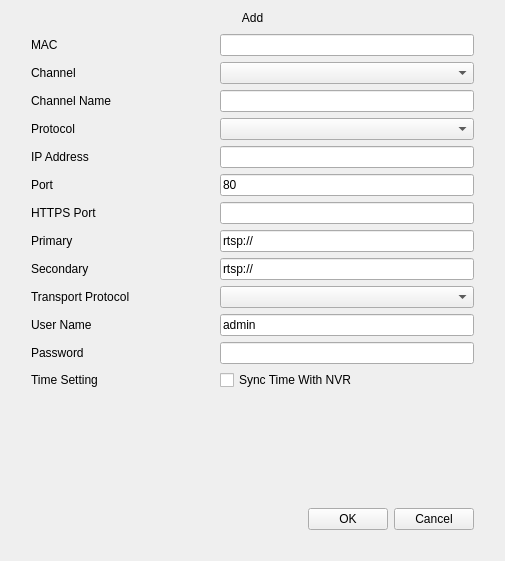
<?xml version="1.0" encoding="UTF-8"?>
<ui version="4.0">
 <class>SearchCameraAdd</class>
 <widget class="QWidget" name="SearchCameraAdd">
  <property name="geometry">
   <rect>
    <x>0</x>
    <y>0</y>
    <width>505</width>
    <height>561</height>
   </rect>
  </property>
  <property name="windowTitle">
   <string>Dialog</string>
  </property>
  <layout class="QVBoxLayout" name="verticalLayout">
   <property name="spacing">
    <number>0</number>
   </property>
   <item>
    <widget class="QLabel" name="label_title">
     <property name="text">
      <string>Add</string>
     </property>
     <property name="alignment">
      <set>Qt::AlignCenter</set>
     </property>
    </widget>
   </item>
   <item>
    <widget class="QWidget" name="widget_background" native="true">
     <layout class="QVBoxLayout" name="verticalLayout_2">
      <property name="leftMargin">
       <number>20</number>
      </property>
      <property name="rightMargin">
       <number>20</number>
      </property>
      <property name="bottomMargin">
       <number>20</number>
      </property>
      <item>
       <layout class="QGridLayout" name="gridLayout">
        <property name="horizontalSpacing">
         <number>20</number>
        </property>
        <item row="4" column="0">
         <widget class="QLabel" name="label_ip">
          <property name="sizePolicy">
           <sizepolicy hsizetype="Preferred" vsizetype="Preferred">
            <horstretch>2</horstretch>
            <verstretch>0</verstretch>
           </sizepolicy>
          </property>
          <property name="text">
           <string>IP Address</string>
          </property>
         </widget>
        </item>
        <item row="9" column="1">
         <widget class="ComboBox" name="comboBox_transportProtocol"/>
        </item>
        <item row="9" column="0">
         <widget class="QLabel" name="label_transportProtocol">
          <property name="text">
           <string>Transport Protocol</string>
          </property>
         </widget>
        </item>
        <item row="10" column="0">
         <widget class="QLabel" name="label_userName">
          <property name="text">
           <string>User Name</string>
          </property>
         </widget>
        </item>
        <item row="1" column="1">
         <widget class="ComboBox" name="comboBox_channel">
          <property name="sizePolicy">
           <sizepolicy hsizetype="Preferred" vsizetype="Fixed">
            <horstretch>3</horstretch>
            <verstretch>0</verstretch>
           </sizepolicy>
          </property>
         </widget>
        </item>
        <item row="2" column="1">
         <widget class="MyLineEdit" name="lineEdit_channelName">
          <property name="maxLength">
           <number>32</number>
          </property>
         </widget>
        </item>
        <item row="3" column="1">
         <widget class="ComboBox" name="comboBox_protocol"/>
        </item>
        <item row="11" column="0">
         <widget class="QLabel" name="label_password">
          <property name="text">
           <string>Password</string>
          </property>
         </widget>
        </item>
        <item row="0" column="1">
         <widget class="MyLineEdit" name="lineEdit_mac">
          <property name="readOnly">
           <bool>true</bool>
          </property>
         </widget>
        </item>
        <item row="4" column="1">
         <widget class="MyLineEdit" name="lineEdit_ip">
          <property name="sizePolicy">
           <sizepolicy hsizetype="Expanding" vsizetype="Fixed">
            <horstretch>3</horstretch>
            <verstretch>0</verstretch>
           </sizepolicy>
          </property>
          <property name="maxLength">
           <number>64</number>
          </property>
         </widget>
        </item>
        <item row="0" column="0">
         <widget class="QLabel" name="label_mac">
          <property name="sizePolicy">
           <sizepolicy hsizetype="Preferred" vsizetype="Preferred">
            <horstretch>2</horstretch>
            <verstretch>0</verstretch>
           </sizepolicy>
          </property>
          <property name="text">
           <string>MAC</string>
          </property>
         </widget>
        </item>
        <item row="7" column="0">
         <widget class="QLabel" name="label_primary">
          <property name="sizePolicy">
           <sizepolicy hsizetype="Preferred" vsizetype="Preferred">
            <horstretch>2</horstretch>
            <verstretch>0</verstretch>
           </sizepolicy>
          </property>
          <property name="text">
           <string>Primary</string>
          </property>
         </widget>
        </item>
        <item row="12" column="1">
         <widget class="QCheckBox" name="checkBox_timeSetting">
          <property name="text">
           <string>Sync Time With NVR</string>
          </property>
         </widget>
        </item>
        <item row="12" column="0">
         <widget class="QLabel" name="label_timeSetting">
          <property name="text">
           <string>Time Setting</string>
          </property>
         </widget>
        </item>
        <item row="11" column="1">
         <widget class="MyLineEdit" name="lineEdit_password">
          <property name="maxLength">
           <number>32</number>
          </property>
          <property name="echoMode">
           <enum>QLineEdit::Password</enum>
          </property>
         </widget>
        </item>
        <item row="5" column="1">
         <widget class="MyLineEdit" name="lineEdit_port">
          <property name="text">
           <string>80</string>
          </property>
          <property name="maxLength">
           <number>5</number>
          </property>
         </widget>
        </item>
        <item row="2" column="0">
         <widget class="QLabel" name="label_channelName">
          <property name="text">
           <string>Channel Name</string>
          </property>
         </widget>
        </item>
        <item row="1" column="0">
         <widget class="QLabel" name="label_channel">
          <property name="sizePolicy">
           <sizepolicy hsizetype="Preferred" vsizetype="Preferred">
            <horstretch>2</horstretch>
            <verstretch>0</verstretch>
           </sizepolicy>
          </property>
          <property name="text">
           <string>Channel</string>
          </property>
         </widget>
        </item>
        <item row="10" column="1">
         <widget class="MyLineEdit" name="lineEdit_userName">
          <property name="text">
           <string>admin</string>
          </property>
          <property name="maxLength">
           <number>32</number>
          </property>
         </widget>
        </item>
        <item row="5" column="0">
         <widget class="QLabel" name="label_port">
          <property name="text">
           <string>Port</string>
          </property>
         </widget>
        </item>
        <item row="8" column="0">
         <widget class="QLabel" name="label_secondary">
          <property name="text">
           <string>Secondary</string>
          </property>
         </widget>
        </item>
        <item row="7" column="1">
         <widget class="LineEditRtsp" name="lineEdit_primary">
          <property name="sizePolicy">
           <sizepolicy hsizetype="Expanding" vsizetype="Fixed">
            <horstretch>3</horstretch>
            <verstretch>0</verstretch>
           </sizepolicy>
          </property>
          <property name="text">
           <string>rtsp://</string>
          </property>
          <property name="maxLength">
           <number>128</number>
          </property>
         </widget>
        </item>
        <item row="3" column="0">
         <widget class="QLabel" name="label_protocol">
          <property name="text">
           <string>Protocol</string>
          </property>
         </widget>
        </item>
        <item row="13" column="0" colspan="2">
         <widget class="QWidget" name="widgetSpacer" native="true">
          <property name="minimumSize">
           <size>
            <width>0</width>
            <height>25</height>
           </size>
          </property>
         </widget>
        </item>
        <item row="8" column="1">
         <widget class="LineEditRtsp" name="lineEdit_secondary">
          <property name="text">
           <string>rtsp://</string>
          </property>
          <property name="maxLength">
           <number>128</number>
          </property>
         </widget>
        </item>
        <item row="6" column="0">
         <widget class="QLabel" name="labelHTTPSPort">
          <property name="text">
           <string>HTTPS Port</string>
          </property>
         </widget>
        </item>
        <item row="6" column="1">
         <widget class="MyLineEdit" name="lineEditHTTPSPort"/>
        </item>
       </layout>
      </item>
      <item>
       <spacer name="verticalSpacer">
        <property name="orientation">
         <enum>Qt::Vertical</enum>
        </property>
        <property name="sizeHint" stdset="0">
         <size>
          <width>20</width>
          <height>109</height>
         </size>
        </property>
       </spacer>
      </item>
      <item>
       <layout class="QHBoxLayout" name="horizontalLayout_3">
        <item>
         <spacer name="horizontalSpacer_3">
          <property name="orientation">
           <enum>Qt::Horizontal</enum>
          </property>
          <property name="sizeHint" stdset="0">
           <size>
            <width>40</width>
            <height>20</height>
           </size>
          </property>
         </spacer>
        </item>
        <item>
         <widget class="MyPushButton" name="pushButton_ok">
          <property name="text">
           <string>OK</string>
          </property>
         </widget>
        </item>
        <item>
         <widget class="QPushButton" name="pushButton_cancel">
          <property name="text">
           <string>Cancel</string>
          </property>
         </widget>
        </item>
       </layout>
      </item>
     </layout>
    </widget>
   </item>
  </layout>
 </widget>
 <customwidgets>
  <customwidget>
   <class>ComboBox</class>
   <extends>QComboBox</extends>
   <header>combobox.h</header>
  </customwidget>
  <customwidget>
   <class>MyLineEdit</class>
   <extends>QLineEdit</extends>
   <header>mylineedit.h</header>
  </customwidget>
  <customwidget>
   <class>MyPushButton</class>
   <extends>QPushButton</extends>
   <header>mypushbutton.h</header>
  </customwidget>
  <customwidget>
   <class>LineEditRtsp</class>
   <extends>QLineEdit</extends>
   <header>LineEditRtsp.h</header>
  </customwidget>
 </customwidgets>
 <resources/>
 <connections/>
</ui>
